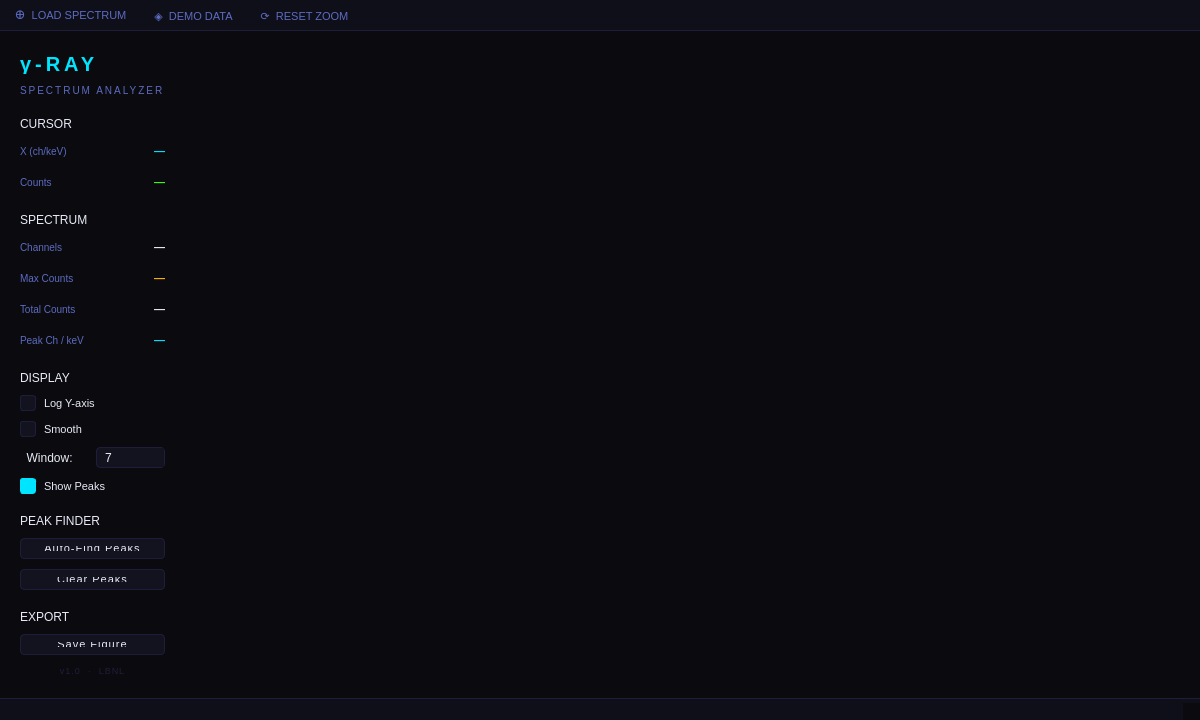
<?xml version="1.0" encoding="UTF-8"?>
<ui version="4.0">
 <class>GammaViewer</class>
 <widget class="QMainWindow" name="GammaViewer">
  <property name="geometry">
   <rect>
    <x>0</x>
    <y>0</y>
    <width>1200</width>
    <height>720</height>
   </rect>
  </property>
  <property name="minimumSize">
   <size>
    <width>900</width>
    <height>580</height>
   </size>
  </property>
  <property name="windowTitle">
   <string>γ-Ray Spectrum Viewer</string>
  </property>
  <property name="styleSheet">
   <string notr="true">QMainWindow, QWidget {
    background-color: #0a0a0f;
    color: #e8eaf6;
    font-family: 'Consolas', 'Courier New', monospace;
    font-size: 12px;
}
QLabel {
    color: #e8eaf6;
    background: transparent;
}
QLabel#title {
    font-size: 20px;
    font-weight: bold;
    letter-spacing: 4px;
    color: #00e5ff;
}
QLabel#subtitle {
    font-size: 10px;
    color: #5c6bc0;
    letter-spacing: 2px;
}
QLabel#value_label {
    font-size: 13px;
    color: #39ff14;
    font-weight: bold;
}
QLabel#section_header {
    font-size: 10px;
    color: #5c6bc0;
    letter-spacing: 3px;
    font-weight: bold;
    padding: 4px 0px 2px 0px;
}
QPushButton {
    background-color: #13131f;
    color: #e8eaf6;
    border: 1px solid #1e1e3a;
    border-radius: 4px;
    padding: 7px 14px;
    font-family: 'Consolas', monospace;
    font-size: 11px;
    letter-spacing: 1px;
}
QPushButton:hover {
    background-color: #1c1c2e;
    border: 1px solid #00e5ff;
    color: #00e5ff;
}
QPushButton:pressed {
    background-color: #0d1b2a;
    border: 1px solid #00e5ff;
}
QPushButton#primary_btn {
    background-color: #0d1f2d;
    border: 1px solid #00e5ff;
    color: #00e5ff;
    font-weight: bold;
}
QPushButton#primary_btn:hover {
    background-color: #112a3d;
    border: 1px solid #80f0ff;
    color: #80f0ff;
}
QPushButton#danger_btn {
    border: 1px solid #ff3b5c;
    color: #ff3b5c;
}
QPushButton#danger_btn:hover {
    background-color: #1a0a10;
    border: 1px solid #ff6b84;
    color: #ff6b84;
}
QFrame#separator {
    background-color: #1e1e3a;
    min-height: 1px;
    max-height: 1px;
}
QFrame#panel {
    background-color: #0f0f1a;
    border: 1px solid #1e1e3a;
    border-radius: 6px;
}
QGroupBox {
    border: 1px solid #1e1e3a;
    border-radius: 5px;
    margin-top: 10px;
    padding-top: 8px;
    font-size: 10px;
    color: #5c6bc0;
    letter-spacing: 2px;
}
QGroupBox::title {
    subcontrol-origin: margin;
    left: 10px;
    top: -1px;
    color: #5c6bc0;
}
QCheckBox {
    color: #e8eaf6;
    spacing: 8px;
    font-size: 11px;
}
QCheckBox::indicator {
    width: 14px;
    height: 14px;
    border: 1px solid #1e1e3a;
    border-radius: 3px;
    background: #13131f;
}
QCheckBox::indicator:checked {
    background: #00e5ff;
    border-color: #00e5ff;
}
QSlider::groove:horizontal {
    height: 3px;
    background: #1e1e3a;
    border-radius: 2px;
}
QSlider::handle:horizontal {
    background: #00e5ff;
    width: 12px;
    height: 12px;
    margin: -5px 0;
    border-radius: 6px;
}
QSlider::sub-page:horizontal {
    background: #00e5ff;
    border-radius: 2px;
}
QComboBox {
    background: #13131f;
    border: 1px solid #1e1e3a;
    border-radius: 4px;
    padding: 4px 8px;
    color: #e8eaf6;
    font-family: 'Consolas', monospace;
    font-size: 11px;
}
QComboBox::drop-down {
    border: none;
    width: 20px;
}
QComboBox QAbstractItemView {
    background: #0f0f1a;
    border: 1px solid #1e1e3a;
    color: #e8eaf6;
    selection-background-color: #1c1c2e;
    selection-color: #00e5ff;
}
QSpinBox, QDoubleSpinBox {
    background: #13131f;
    border: 1px solid #1e1e3a;
    border-radius: 4px;
    padding: 3px 6px;
    color: #e8eaf6;
    font-family: 'Consolas', monospace;
}
QSpinBox::up-button, QDoubleSpinBox::up-button,
QSpinBox::down-button, QDoubleSpinBox::down-button {
    background: #13131f;
    border: none;
    width: 16px;
}
QStatusBar {
    background: #0f0f1a;
    color: #5c6bc0;
    border-top: 1px solid #1e1e3a;
    font-size: 10px;
    letter-spacing: 1px;
}
QScrollArea { border: none; background: transparent; }
QScrollBar:vertical {
    background: #0a0a0f;
    width: 6px;
    border-radius: 3px;
}
QScrollBar::handle:vertical {
    background: #1e1e3a;
    border-radius: 3px;
    min-height: 20px;
}
QScrollBar::add-line:vertical, QScrollBar::sub-line:vertical { height: 0; }
QToolBar {
    background: #0f0f1a;
    border-bottom: 1px solid #1e1e3a;
    spacing: 4px;
    padding: 3px;
}
QToolBar QToolButton {
    background: transparent;
    border: 1px solid transparent;
    border-radius: 3px;
    color: #5c6bc0;
    padding: 3px 6px;
    font-size: 11px;
}
QToolBar QToolButton:hover {
    border-color: #1e1e3a;
    color: #e8eaf6;
    background: #1c1c2e;
}</string>
  </property>

  <!-- ── Central widget ─────────────────────────────────────────────────── -->
  <widget class="QWidget" name="centralwidget">
   <layout class="QHBoxLayout" name="main_lay">
    <property name="leftMargin"><number>8</number></property>
    <property name="topMargin"><number>8</number></property>
    <property name="rightMargin"><number>8</number></property>
    <property name="bottomMargin"><number>8</number></property>
    <property name="spacing"><number>8</number></property>

    <!-- ── Side panel ───────────────────────────────────────────────────── -->
    <item>
     <widget class="QWidget" name="panel">
      <property name="minimumWidth"><number>210</number></property>
      <property name="maximumWidth"><number>210</number></property>
      <layout class="QVBoxLayout" name="panel_lay">
       <property name="leftMargin"><number>12</number></property>
       <property name="topMargin"><number>14</number></property>
       <property name="rightMargin"><number>12</number></property>
       <property name="bottomMargin"><number>14</number></property>
       <property name="spacing"><number>10</number></property>

       <!-- Title -->
       <item>
        <widget class="QLabel" name="title">
         <property name="text"><string>γ-RAY</string></property>
        </widget>
       </item>
       <!-- Subtitle -->
       <item>
        <widget class="QLabel" name="subtitle">
         <property name="text"><string>SPECTRUM ANALYZER</string></property>
        </widget>
       </item>
       <!-- Separator -->
       <item>
        <widget class="QFrame" name="sep0">
         <property name="frameShape"><enum>QFrame::NoFrame</enum></property>
        </widget>
       </item>

       <!-- ── CURSOR section ──────────────────────────────────────────── -->
       <item>
        <widget class="QLabel" name="section_cursor">
         <property name="text"><string>CURSOR</string></property>
        </widget>
       </item>
       <!-- Cursor X row -->
       <item>
        <widget class="QWidget" name="row_cursor_x" native="true">
         <layout class="QHBoxLayout" name="row_cursor_x_lay">
          <property name="leftMargin"><number>0</number></property>
          <property name="topMargin"><number>2</number></property>
          <property name="rightMargin"><number>0</number></property>
          <property name="bottomMargin"><number>2</number></property>
          <item>
           <widget class="QLabel" name="lbl_cursor_x_key">
            <property name="text"><string>X (ch/keV)</string></property>
            <property name="styleSheet"><string>color: #5c6bc0; font-size: 10px;</string></property>
           </widget>
          </item>
          <item>
           <spacer name="spacer_cursor_x">
            <property name="orientation"><enum>Qt::Horizontal</enum></property>
            <property name="sizeHint" stdset="0"><size><width>40</width><height>20</height></size></property>
           </spacer>
          </item>
          <item>
           <widget class="QLabel" name="lbl_cursor_x_val">
            <property name="text"><string>—</string></property>
            <property name="styleSheet"><string>color: #00e5ff; font-size: 11px; font-weight: bold;</string></property>
            <property name="alignment"><set>Qt::AlignRight|Qt::AlignVCenter</set></property>
           </widget>
          </item>
         </layout>
        </widget>
       </item>
       <!-- Cursor Counts row -->
       <item>
        <widget class="QWidget" name="row_cursor_y" native="true">
         <layout class="QHBoxLayout" name="row_cursor_y_lay">
          <property name="leftMargin"><number>0</number></property>
          <property name="topMargin"><number>2</number></property>
          <property name="rightMargin"><number>0</number></property>
          <property name="bottomMargin"><number>2</number></property>
          <item>
           <widget class="QLabel" name="lbl_cursor_y_key">
            <property name="text"><string>Counts</string></property>
            <property name="styleSheet"><string>color: #5c6bc0; font-size: 10px;</string></property>
           </widget>
          </item>
          <item>
           <spacer name="spacer_cursor_y">
            <property name="orientation"><enum>Qt::Horizontal</enum></property>
            <property name="sizeHint" stdset="0"><size><width>40</width><height>20</height></size></property>
           </spacer>
          </item>
          <item>
           <widget class="QLabel" name="lbl_cursor_y_val">
            <property name="text"><string>—</string></property>
            <property name="styleSheet"><string>color: #39ff14; font-size: 11px; font-weight: bold;</string></property>
            <property name="alignment"><set>Qt::AlignRight|Qt::AlignVCenter</set></property>
           </widget>
          </item>
         </layout>
        </widget>
       </item>
       <!-- Separator -->
       <item>
        <widget class="QFrame" name="sep1">
         <property name="frameShape"><enum>QFrame::NoFrame</enum></property>
        </widget>
       </item>

       <!-- ── SPECTRUM section ────────────────────────────────────────── -->
       <item>
        <widget class="QLabel" name="section_spectrum">
         <property name="text"><string>SPECTRUM</string></property>
        </widget>
       </item>
       <!-- Channels row -->
       <item>
        <widget class="QWidget" name="row_channels" native="true">
         <layout class="QHBoxLayout" name="row_channels_lay">
          <property name="leftMargin"><number>0</number></property>
          <property name="topMargin"><number>2</number></property>
          <property name="rightMargin"><number>0</number></property>
          <property name="bottomMargin"><number>2</number></property>
          <item>
           <widget class="QLabel" name="lbl_channels_key">
            <property name="text"><string>Channels</string></property>
            <property name="styleSheet"><string>color: #5c6bc0; font-size: 10px;</string></property>
           </widget>
          </item>
          <item>
           <spacer name="spacer_channels">
            <property name="orientation"><enum>Qt::Horizontal</enum></property>
            <property name="sizeHint" stdset="0"><size><width>40</width><height>20</height></size></property>
           </spacer>
          </item>
          <item>
           <widget class="QLabel" name="lbl_channels_val">
            <property name="text"><string>—</string></property>
            <property name="styleSheet"><string>color: #e8eaf6; font-size: 11px; font-weight: bold;</string></property>
            <property name="alignment"><set>Qt::AlignRight|Qt::AlignVCenter</set></property>
           </widget>
          </item>
         </layout>
        </widget>
       </item>
       <!-- Max Counts row -->
       <item>
        <widget class="QWidget" name="row_max" native="true">
         <layout class="QHBoxLayout" name="row_max_lay">
          <property name="leftMargin"><number>0</number></property>
          <property name="topMargin"><number>2</number></property>
          <property name="rightMargin"><number>0</number></property>
          <property name="bottomMargin"><number>2</number></property>
          <item>
           <widget class="QLabel" name="lbl_max_key">
            <property name="text"><string>Max Counts</string></property>
            <property name="styleSheet"><string>color: #5c6bc0; font-size: 10px;</string></property>
           </widget>
          </item>
          <item>
           <spacer name="spacer_max">
            <property name="orientation"><enum>Qt::Horizontal</enum></property>
            <property name="sizeHint" stdset="0"><size><width>40</width><height>20</height></size></property>
           </spacer>
          </item>
          <item>
           <widget class="QLabel" name="lbl_max_val">
            <property name="text"><string>—</string></property>
            <property name="styleSheet"><string>color: #ffb300; font-size: 11px; font-weight: bold;</string></property>
            <property name="alignment"><set>Qt::AlignRight|Qt::AlignVCenter</set></property>
           </widget>
          </item>
         </layout>
        </widget>
       </item>
       <!-- Total Counts row -->
       <item>
        <widget class="QWidget" name="row_total" native="true">
         <layout class="QHBoxLayout" name="row_total_lay">
          <property name="leftMargin"><number>0</number></property>
          <property name="topMargin"><number>2</number></property>
          <property name="rightMargin"><number>0</number></property>
          <property name="bottomMargin"><number>2</number></property>
          <item>
           <widget class="QLabel" name="lbl_total_key">
            <property name="text"><string>Total Counts</string></property>
            <property name="styleSheet"><string>color: #5c6bc0; font-size: 10px;</string></property>
           </widget>
          </item>
          <item>
           <spacer name="spacer_total">
            <property name="orientation"><enum>Qt::Horizontal</enum></property>
            <property name="sizeHint" stdset="0"><size><width>40</width><height>20</height></size></property>
           </spacer>
          </item>
          <item>
           <widget class="QLabel" name="lbl_total_val">
            <property name="text"><string>—</string></property>
            <property name="styleSheet"><string>color: #e8eaf6; font-size: 11px; font-weight: bold;</string></property>
            <property name="alignment"><set>Qt::AlignRight|Qt::AlignVCenter</set></property>
           </widget>
          </item>
         </layout>
        </widget>
       </item>
       <!-- Peak Ch / keV row -->
       <item>
        <widget class="QWidget" name="row_peak" native="true">
         <layout class="QHBoxLayout" name="row_peak_lay">
          <property name="leftMargin"><number>0</number></property>
          <property name="topMargin"><number>2</number></property>
          <property name="rightMargin"><number>0</number></property>
          <property name="bottomMargin"><number>2</number></property>
          <item>
           <widget class="QLabel" name="lbl_peak_key">
            <property name="text"><string>Peak Ch / keV</string></property>
            <property name="styleSheet"><string>color: #5c6bc0; font-size: 10px;</string></property>
           </widget>
          </item>
          <item>
           <spacer name="spacer_peak">
            <property name="orientation"><enum>Qt::Horizontal</enum></property>
            <property name="sizeHint" stdset="0"><size><width>40</width><height>20</height></size></property>
           </spacer>
          </item>
          <item>
           <widget class="QLabel" name="lbl_peak_val">
            <property name="text"><string>—</string></property>
            <property name="styleSheet"><string>color: #00e5ff; font-size: 11px; font-weight: bold;</string></property>
            <property name="alignment"><set>Qt::AlignRight|Qt::AlignVCenter</set></property>
           </widget>
          </item>
         </layout>
        </widget>
       </item>
       <!-- Separator -->
       <item>
        <widget class="QFrame" name="sep2">
         <property name="frameShape"><enum>QFrame::NoFrame</enum></property>
        </widget>
       </item>

       <!-- ── DISPLAY section ────────────────────────────────────────── -->
       <item>
        <widget class="QLabel" name="section_display">
         <property name="text"><string>DISPLAY</string></property>
        </widget>
       </item>
       <item>
        <widget class="QCheckBox" name="cb_log">
         <property name="text"><string>Log Y-axis</string></property>
        </widget>
       </item>
       <item>
        <widget class="QCheckBox" name="cb_smooth">
         <property name="text"><string>Smooth</string></property>
        </widget>
       </item>
       <!-- Smooth window row -->
       <item>
        <widget class="QWidget" name="smooth_row" native="true">
         <layout class="QHBoxLayout" name="smooth_row_lay">
          <property name="leftMargin"><number>0</number></property>
          <property name="topMargin"><number>0</number></property>
          <property name="rightMargin"><number>0</number></property>
          <property name="bottomMargin"><number>0</number></property>
          <item>
           <widget class="QLabel" name="lbl_window">
            <property name="text"><string>  Window:</string></property>
           </widget>
          </item>
          <item>
           <widget class="QSpinBox" name="smooth_spin">
            <property name="enabled"><bool>false</bool></property>
            <property name="minimum"><number>3</number></property>
            <property name="maximum"><number>99</number></property>
            <property name="singleStep"><number>2</number></property>
            <property name="value"><number>7</number></property>
           </widget>
          </item>
         </layout>
        </widget>
       </item>
       <item>
        <widget class="QCheckBox" name="cb_peaks">
         <property name="text"><string>Show Peaks</string></property>
         <property name="checked"><bool>true</bool></property>
        </widget>
       </item>
       <!-- Separator -->
       <item>
        <widget class="QFrame" name="sep3">
         <property name="frameShape"><enum>QFrame::NoFrame</enum></property>
        </widget>
       </item>

       <!-- ── PEAK FINDER section ────────────────────────────────────── -->
       <item>
        <widget class="QLabel" name="section_peaks">
         <property name="text"><string>PEAK FINDER</string></property>
        </widget>
       </item>
       <item>
        <widget class="QPushButton" name="btn_find">
         <property name="text"><string>Auto-Find Peaks</string></property>
        </widget>
       </item>
       <item>
        <widget class="QPushButton" name="btn_clear">
         <property name="text"><string>Clear Peaks</string></property>
        </widget>
       </item>
       <!-- Separator -->
       <item>
        <widget class="QFrame" name="sep4">
         <property name="frameShape"><enum>QFrame::NoFrame</enum></property>
        </widget>
       </item>

       <!-- ── EXPORT section ─────────────────────────────────────────── -->
       <item>
        <widget class="QLabel" name="section_export">
         <property name="text"><string>EXPORT</string></property>
        </widget>
       </item>
       <item>
        <widget class="QPushButton" name="btn_export">
         <property name="text"><string>Save Figure</string></property>
        </widget>
       </item>

       <!-- Vertical spacer -->
       <item>
        <spacer name="panel_spacer">
         <property name="orientation"><enum>Qt::Vertical</enum></property>
         <property name="sizeHint" stdset="0"><size><width>20</width><height>40</height></size></property>
        </spacer>
       </item>

       <!-- Version label -->
       <item>
        <widget class="QLabel" name="lbl_version">
         <property name="text"><string>v1.0  ·  LBNL</string></property>
         <property name="styleSheet"><string>color: #1e1e3a; font-size: 9px; letter-spacing: 1px;</string></property>
         <property name="alignment"><set>Qt::AlignHCenter|Qt::AlignVCenter</set></property>
        </widget>
       </item>

      </layout>
     </widget>
    </item>

    <!-- ── Canvas area ───────────────────────────────────────────────────── -->
    <item>
     <widget class="QWidget" name="canvas_wrap">
      <property name="sizePolicy">
       <sizepolicy hsizetype="Expanding" vsizetype="Expanding">
        <horstretch>1</horstretch>
        <verstretch>0</verstretch>
       </sizepolicy>
      </property>
      <layout class="QVBoxLayout" name="canvas_lay">
       <property name="leftMargin"><number>0</number></property>
       <property name="topMargin"><number>0</number></property>
       <property name="rightMargin"><number>0</number></property>
       <property name="bottomMargin"><number>0</number></property>
       <property name="spacing"><number>4</number></property>
       <item>
        <widget class="QWidget" name="canvas">
         <property name="sizePolicy">
          <sizepolicy hsizetype="Expanding" vsizetype="Expanding">
           <horstretch>0</horstretch>
           <verstretch>0</verstretch>
          </sizepolicy>
         </property>
         <property name="styleSheet">
          <string>background-color: #0a0a0f; border-radius: 6px;</string>
         </property>
        </widget>
       </item>
       <item>
        <widget class="QWidget" name="nav_toolbar">
         <property name="styleSheet">
          <string>QToolBar { background: #0f0f1a; border: 1px solid #1e1e3a; border-radius: 4px; padding: 2px; }
QToolButton { color: #5c6bc0; background: transparent; border: none; padding: 3px 6px; }
QToolButton:hover { color: #00e5ff; }</string>
         </property>
        </widget>
       </item>
      </layout>
     </widget>
    </item>

   </layout>
  </widget>

  <!-- ── Toolbar ────────────────────────────────────────────────────────── -->
  <widget class="QToolBar" name="toolBar">
   <attribute name="toolBarArea"><enum>TopToolBarArea</enum></attribute>
   <attribute name="breakBefore"><bool>false</bool></attribute>
   <property name="movable"><bool>false</bool></property>
   <property name="windowTitle"><string>Main</string></property>
   <addaction name="actionOpen"/>
   <addaction name="actionDemo"/>
   <addaction name="actionReset"/>
  </widget>

  <!-- ── Status bar ─────────────────────────────────────────────────────── -->
  <widget class="QStatusBar" name="statusBar"/>

  <!-- ── Actions ────────────────────────────────────────────────────────── -->
  <action name="actionOpen">
   <property name="text"><string>⊕  LOAD SPECTRUM</string></property>
   <property name="toolTip"><string>Open a spectrum file</string></property>
  </action>
  <action name="actionDemo">
   <property name="text"><string>◈  DEMO DATA</string></property>
   <property name="toolTip"><string>Load synthetic Eu-152 demo spectrum</string></property>
  </action>
  <action name="actionReset">
   <property name="text"><string>⟳  RESET ZOOM</string></property>
   <property name="toolTip"><string>Reset axis zoom to full range</string></property>
  </action>

 </widget>

 <resources/>
 <connections/>
</ui>
